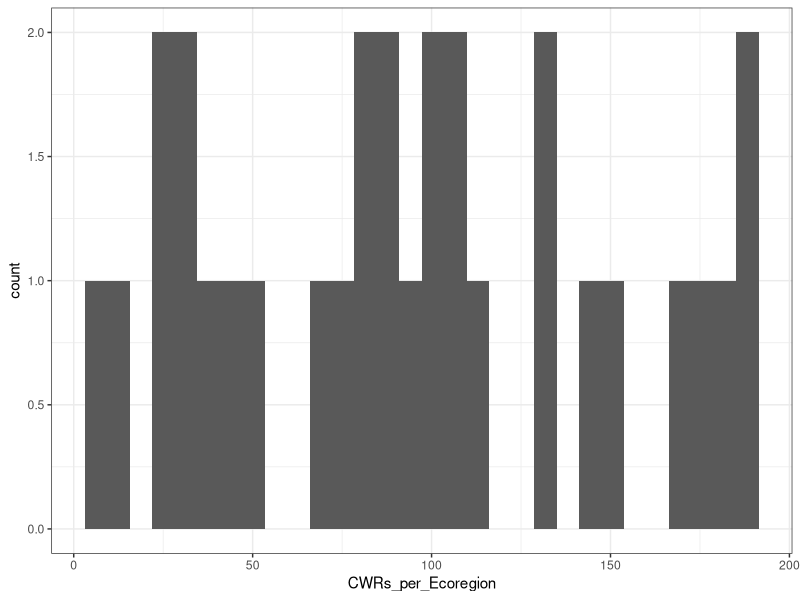
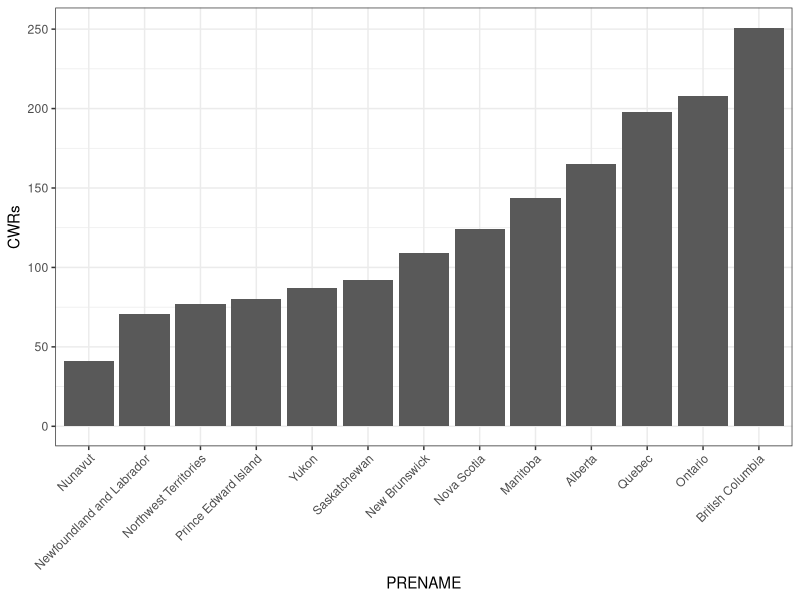
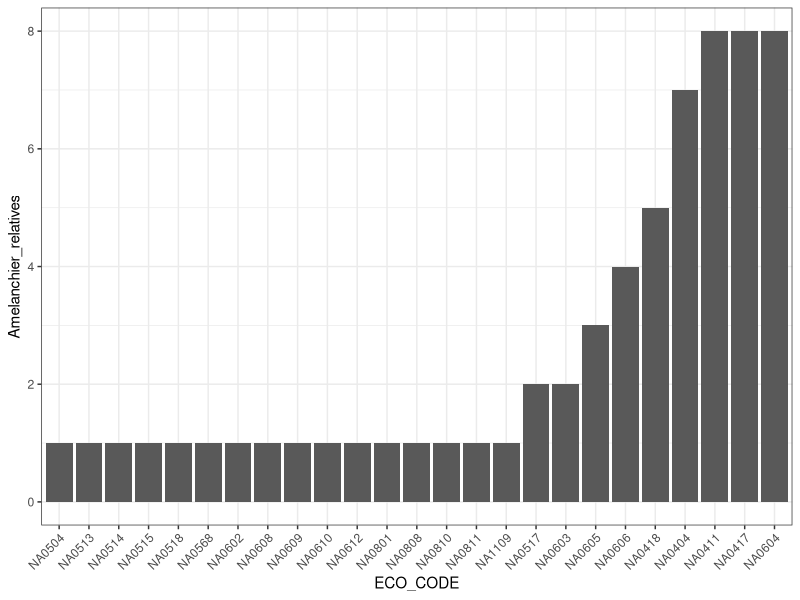
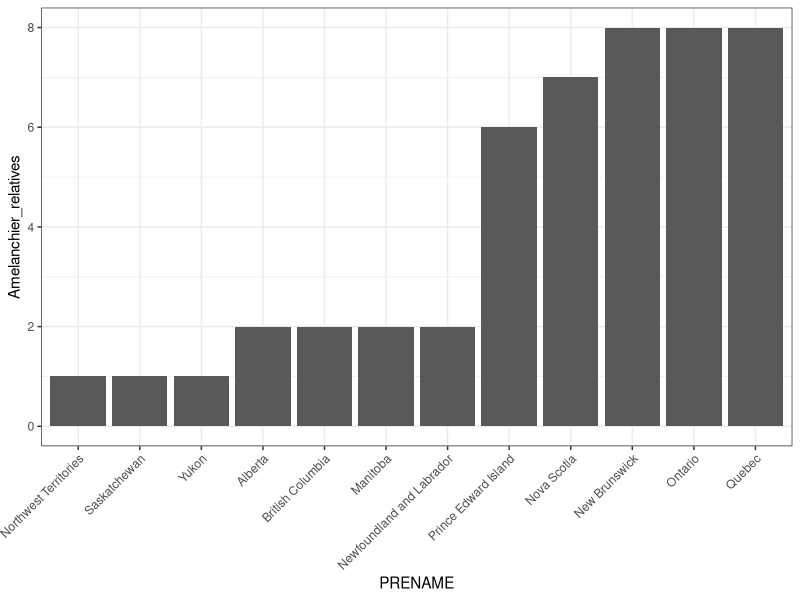
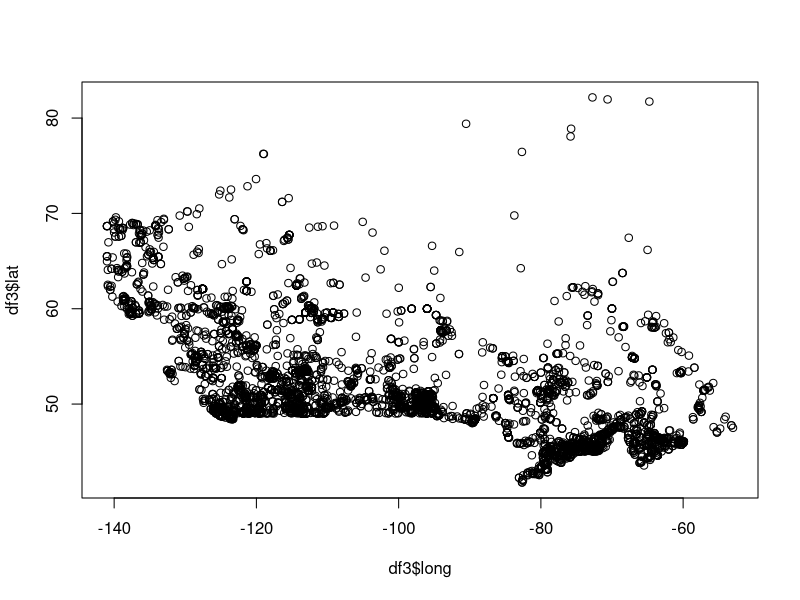

The R source for these figures, in order:
library(tidyverse)
library(stringr)
library(ggplot2)

# this file is for calculating some summary stats for CWR natural occurrence 
# by operating on the "GBIF_by_province.csv" dataset, which includes a row for
# each unique combination of ecoregion and province that a CWR naturally occurs in (given GBIF data), 
# and one coordinate point for each of those unique ecoregion and province combinations to facilitate mapping.

df <- read.csv("GBIF_by_Province.csv")

df2 <- df %>%
  dplyr::select(Crop, sci_nam, ECO_CODE, ECO_NAME, PRENAME, geometry, X.1)
  
# remove "()" and "c" from geometry and X.1, rename as longitude and latitude
# change from chr to numeric
df2$longitude <- as.numeric(str_sub(df2$geometry, 3))  
df2$latitude <- as.numeric(str_remove(df2$X.1, "[)]"))
df3 <- df2 %>% # drop unformatted columns, change chr to factor data class
  dplyr::select(-geometry, -X.1) %>%
  mutate(sci_nam = as.factor(sci_nam), Crop = as.factor(Crop), 
         PRENAME = as.factor(PRENAME), ECO_NAME = as.factor(ECO_NAME), 
         ECO_CODE = as.factor(ECO_CODE))


str(df3)

# some summary information
# ecoregion with the most CWRs
df4 <- df3 %>%
  group_by(ECO_NAME) %>%
  distinct(sci_nam, .keep_all = TRUE) %>%
  add_tally() %>%
  rename(num_CWRs_in_Ecoregion = "n") %>%
  mutate(num_CWRs_in_Ecoregion = as.numeric(num_CWRs_in_Ecoregion))

CWRs_group_by_ecoregion <- df4 %>% # all I want for a graph is number of CWRS in each province
  group_by(ECO_NAME) %>%
  summarise(CWRs_per_Ecoregion = mean(num_CWRs_in_Ecoregion))

CWRs_group_by_ecoregion$ECO_NAME <- # order provinces by number of  CWRs 
  factor(CWRs_group_by_ecoregion$ECO_NAME,
         levels = CWRs_group_by_ecoregion$ECO_NAME[
           order(CWRs_group_by_ecoregion$CWRs_per_Ecoregion)])

# Plot number CWRs in each province (as a histogram)
p <- ggplot(CWRs_group_by_ecoregion, aes(x = CWRs_per_Ecoregion)) + theme_bw() + 
  geom_histogram()
p

# show five ecoregions with most CWRs
top_n(CWRs_group_by_ecoregion, 5, wt = CWRs_per_Ecoregion)
# show five ecoregions with least CWRs
top_n(CWRs_group_by_ecoregion, -5, wt = CWRs_per_Ecoregion) 

# maybe also look for number eco-endemic CWRs using df4?
  

# province with the most CWRs
df5 <- df3 %>%
  group_by(PRENAME) %>% # group by province
  distinct(sci_nam, .keep_all = TRUE) %>% # only one CWR per province (if it's in multiple ECOs in the same province can show up >1 times)
  add_tally() %>% # tally number CWRs in tthe province
  rename(num_CWRs_in_Province = "n") %>%
  mutate(num_CWRs_in_Province = as.numeric(num_CWRs_in_Province))

CWRS_group_by_province <- df5 %>% # all I want for a graph is number of CWRS in each province
  group_by(PRENAME) %>%
  summarise(CWRs = mean(num_CWRs_in_Province))

CWRS_group_by_province$PRENAME <- # order provinces by number of  CWRs 
  factor(CWRS_group_by_province$PRENAME,
         levels = CWRS_group_by_province$PRENAME[
           order(CWRS_group_by_province$CWRs)])

# Plot number CWRs in each province
q <- ggplot(CWRS_group_by_province, aes(x = PRENAME, y = CWRs)) + theme_bw() + 
  geom_bar(stat = "identity") + theme(axis.text.x=element_text(angle=45, hjust=1))
q

# ecoregion with the most Amelanchier CWRs
df6 <- df3 %>%
  group_by(ECO_NAME) %>%
  filter(grepl('Amelanchier', sci_nam)) %>%
  distinct(sci_nam, .keep_all = TRUE) %>%
  add_tally() %>%
  rename(num_Amelanchier_relatives_in_Ecoregion = "n") %>%
  mutate(num_Amelanchier_relatives_in_Ecoregion = as.numeric(num_Amelanchier_relatives_in_Ecoregion))

Amelanchier_group_by_ecoregion <- df6 %>% # all I want for a graph is number of CWRS in each province
  group_by(ECO_CODE) %>%
  summarise(Amelanchier_relatives = mean(num_Amelanchier_relatives_in_Ecoregion))

Amelanchier_group_by_ecoregion$ECO_CODE <- # order provinces by number of  CWRs 
  factor(Amelanchier_group_by_ecoregion$ECO_CODE,
         levels = Amelanchier_group_by_ecoregion$ECO_CODE[
           order(Amelanchier_group_by_ecoregion$Amelanchier_relatives)])

# Plot number CWRs in each province
r <- ggplot(Amelanchier_group_by_ecoregion, aes(x = ECO_CODE, y = Amelanchier_relatives)) + theme_bw() + 
  geom_bar(stat = "identity") + theme(axis.text.x=element_text(angle=45, hjust=1))
r

# show five ecoregions with most CWRs
top_n(Amelanchier_group_by_ecoregion, 5, wt = Amelanchier_relatives)
# show five ecoregions with least CWRs
top_n(Amelanchier_group_by_ecoregion, -5, wt = Amelanchier_relatives) 


# province with the most Amelanchier CWRs
df7 <- df3 %>%
  group_by(PRENAME) %>%
  filter(grepl('Amelanchier', sci_nam)) %>%
  distinct(sci_nam, .keep_all = TRUE) %>%
  add_tally() %>%
  rename(num_Amelanchier_relatives_in_Province = "n") %>%
  mutate(num_Amelanchier_relatives_in_Province = as.numeric(num_Amelanchier_relatives_in_Province))

Amelanchier_group_by_Province <- df7 %>% # all I want for a graph is number of CWRS in each province
  group_by(PRENAME) %>%
  summarise(Amelanchier_relatives = mean(num_Amelanchier_relatives_in_Province))

Amelanchier_group_by_Province$PRENAME <- # order provinces by number of  CWRs 
  factor(Amelanchier_group_by_Province$PRENAME,
         levels = Amelanchier_group_by_Province$PRENAME[
           order(Amelanchier_group_by_Province$Amelanchier_relatives)])

# Plot number CWRs in each province
s <- ggplot(Amelanchier_group_by_Province, aes(x = PRENAME, y = Amelanchier_relatives)) + theme_bw() + 
  geom_bar(stat = "identity") + theme(axis.text.x=element_text(angle=45, hjust=1))
s

# lat/long of one GBIF occurrence per species per ecoregion
plot(df3$long, df3$lat)

